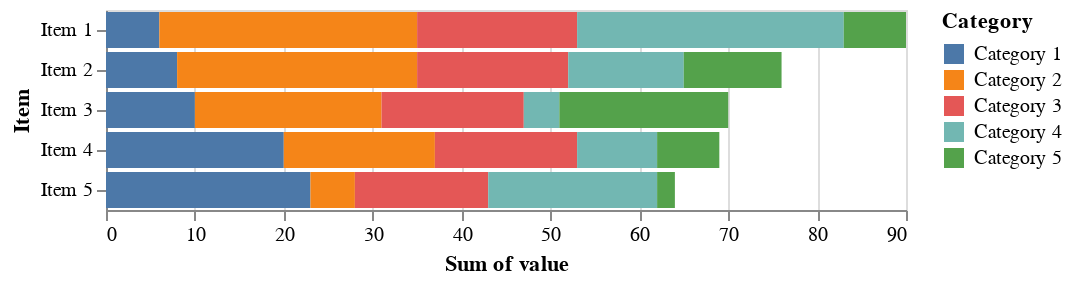

Source (notebook cell):
### Markdown cell above
## Comparing summed levels with Stacked bars

Stacked bars might be a reasonable visual representation if part of the main story is the overall sums within Items.

*Note that it does, what to me seems like a strange ordering, putting the Category at the top of the legend at the end of the stacked bar...*

### Code cell
alt.Chart(df).mark_bar().encode(
    x = 'sum(value):Q',
    y = 'Item:O',
    color = 'Category:N'
)

### Figure 1 — Vega-Lite specification as saved in the notebook (floating-point values rounded to 4 significant figures)
{"config": {"view": {"continuousWidth": 400, "continuousHeight": 300}}, "data": {"name": "data-dcc63c1bd6179d79fcae39778c52b169"}, "mark": "bar", "encoding": {"color": {"type": "nominal", "field": "Category"}, "x": {"type": "quantitative", "aggregate": "sum", "field": "value"}, "y": {"type": "ordinal", "field": "Item"}}, "$schema": "https://vega.github.io/schema/vega-lite/v4.8.1.json", "datasets": {"data-dcc63c1bd6179d79fcae39778c52b169": [{"Item": "Item 1", "Category": "Category 1", "value": 6}, {"Item": "Item 2", "Category": "Category 1", "value": 8}, {"Item": "Item 3", "Category": "Category 1", "value": 10}, {"Item": "Item 4", "Category": "Category 1", "value": 20}, {"Item": "Item 5", "Category": "Category 1", "value": 23}, {"Item": "Item 1", "Category": "Category 2", "value": 29}, {"Item": "Item 2", "Category": "Category 2", "value": 27}, {"Item": "Item 3", "Category": "Category 2", "value": 21}, {"Item": "Item 4", "Category": "Category 2", "value": 17}, {"Item": "Item 5", "Category": "Category 2", "value": 5}, {"Item": "Item 1", "Category": "Category 3", "value": 18}, {"Item": "Item 2", "Category": "Category 3", "value": 17}, {"Item": "Item 3", "Category": "Category 3", "value": 16}, {"Item": "Item 4", "Category": "Category 3", "value": 16}, {"Item": "Item 5", "Category": "Category 3", "value": 15}, {"Item": "Item 1", "Category": "Category 4", "value": 30}, {"Item": "Item 2", "Category": "Category 4", "value": 13}, {"Item": "Item 3", "Category": "Category 4", "value": 4}, {"Item": "Item 4", "Category": "Category 4", "value": 9}, {"Item": "Item 5", "Category": "Category 4", "value": 19}, {"Item": "Item 1", "Category": "Category 5", "value": 7}, {"Item": "Item 2", "Category": "Category 5", "value": 11}, {"Item": "Item 3", "Category": "Category 5", "value": 19}, {"Item": "Item 4", "Category": "Category 5", "value": 7}, {"Item": "Item 5", "Category": "Category 5", "value": 2}]}}
